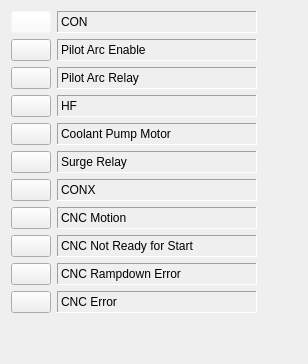
     <widget class="QWidget" name="pps_outputs_page_">
      <layout class="QHBoxLayout" name="horizontalLayout_4">
       <item>
        <layout class="QVBoxLayout" name="verticalLayout_7">
         <item>
          <layout class="QGridLayout" name="gridLayout_8">
           <item row="4" column="1">
            <widget class="QLabel" name="label_42">
             <property name="minimumSize">
              <size>
               <width>200</width>
               <height>20</height>
              </size>
             </property>
             <property name="frameShape">
              <enum>QFrame::Panel</enum>
             </property>
             <property name="frameShadow">
              <enum>QFrame::Sunken</enum>
             </property>
             <property name="text">
              <string>Coolant Pump Motor</string>
             </property>
            </widget>
           </item>
           <item row="5" column="1">
            <widget class="QLabel" name="label_43">
             <property name="minimumSize">
              <size>
               <width>200</width>
               <height>20</height>
              </size>
             </property>
             <property name="frameShape">
              <enum>QFrame::Panel</enum>
             </property>
             <property name="frameShadow">
              <enum>QFrame::Sunken</enum>
             </property>
             <property name="text">
              <string>Surge Relay</string>
             </property>
            </widget>
           </item>
           <item row="3" column="1">
            <widget class="QLabel" name="label_40">
             <property name="minimumSize">
              <size>
               <width>200</width>
               <height>20</height>
              </size>
             </property>
             <property name="frameShape">
              <enum>QFrame::Panel</enum>
             </property>
             <property name="frameShadow">
              <enum>QFrame::Sunken</enum>
             </property>
             <property name="text">
              <string>HF</string>
             </property>
            </widget>
           </item>
           <item row="0" column="1">
            <widget class="QLabel" name="label_41">
             <property name="minimumSize">
              <size>
               <width>200</width>
               <height>20</height>
              </size>
             </property>
             <property name="frameShape">
              <enum>QFrame::Panel</enum>
             </property>
             <property name="frameShadow">
              <enum>QFrame::Sunken</enum>
             </property>
             <property name="text">
              <string>CON</string>
             </property>
            </widget>
           </item>
           <item row="6" column="1">
            <widget class="QLabel" name="label_44">
             <property name="minimumSize">
              <size>
               <width>200</width>
               <height>20</height>
              </size>
             </property>
             <property name="frameShape">
              <enum>QFrame::Panel</enum>
             </property>
             <property name="frameShadow">
              <enum>QFrame::Sunken</enum>
             </property>
             <property name="text">
              <string>CONX</string>
             </property>
            </widget>
           </item>
           <item row="1" column="1">
            <widget class="QLabel" name="label_45">
             <property name="minimumSize">
              <size>
               <width>200</width>
               <height>20</height>
              </size>
             </property>
             <property name="frameShape">
              <enum>QFrame::Panel</enum>
             </property>
             <property name="frameShadow">
              <enum>QFrame::Sunken</enum>
             </property>
             <property name="text">
              <string>Pilot Arc Enable</string>
             </property>
            </widget>
           </item>
           <item row="2" column="1">
            <widget class="QLabel" name="label_46">
             <property name="minimumSize">
              <size>
               <width>200</width>
               <height>20</height>
              </size>
             </property>
             <property name="frameShape">
              <enum>QFrame::Panel</enum>
             </property>
             <property name="frameShadow">
              <enum>QFrame::Sunken</enum>
             </property>
             <property name="text">
              <string>Pilot Arc Relay</string>
             </property>
            </widget>
           </item>
           <item row="7" column="1">
            <widget class="QLabel" name="label_55">
             <property name="minimumSize">
              <size>
               <width>200</width>
               <height>20</height>
              </size>
             </property>
             <property name="frameShape">
              <enum>QFrame::Panel</enum>
             </property>
             <property name="frameShadow">
              <enum>QFrame::Sunken</enum>
             </property>
             <property name="text">
              <string>CNC Motion</string>
             </property>
            </widget>
           </item>
           <item row="8" column="1">
            <widget class="QLabel" name="label_56">
             <property name="minimumSize">
              <size>
               <width>200</width>
               <height>20</height>
              </size>
             </property>
             <property name="frameShape">
              <enum>QFrame::Panel</enum>
             </property>
             <property name="frameShadow">
              <enum>QFrame::Sunken</enum>
             </property>
             <property name="text">
              <string>CNC Not Ready for Start</string>
             </property>
            </widget>
           </item>
           <item row="10" column="1">
            <widget class="QLabel" name="label_58">
             <property name="minimumSize">
              <size>
               <width>200</width>
               <height>20</height>
              </size>
             </property>
             <property name="frameShape">
              <enum>QFrame::Panel</enum>
             </property>
             <property name="frameShadow">
              <enum>QFrame::Sunken</enum>
             </property>
             <property name="text">
              <string>CNC Error</string>
             </property>
            </widget>
           </item>
           <item row="0" column="0">
            <widget class="QPushButton" name="pps_output_switch_1_">
             <property name="styleSheet">
              <string notr="true">background-color: rgba(255, 255, 255, 0);</string>
             </property>
             <property name="text">
              <string/>
             </property>
             <property name="icon">
              <iconset resource="../../../../OCutter.qrc">
               <normaloff>:/cutter/widget/resource/closed.png</normaloff>:/cutter/widget/resource/closed.png</iconset>
             </property>
             <property name="checkable">
              <bool>true</bool>
             </property>
            </widget>
           </item>
           <item row="9" column="1">
            <widget class="QLabel" name="label_57">
             <property name="minimumSize">
              <size>
               <width>200</width>
               <height>20</height>
              </size>
             </property>
             <property name="frameShape">
              <enum>QFrame::Panel</enum>
             </property>
             <property name="frameShadow">
              <enum>QFrame::Sunken</enum>
             </property>
             <property name="text">
              <string>CNC Rampdown Error</string>
             </property>
            </widget>
           </item>
           <item row="1" column="0">
            <widget class="QPushButton" name="pps_output_switch_2_">
             <property name="text">
              <string/>
             </property>
             <property name="icon">
              <iconset resource="../../../../OCutter.qrc">
               <normaloff>:/cutter/widget/resource/closed.png</normaloff>:/cutter/widget/resource/closed.png</iconset>
             </property>
             <property name="checkable">
              <bool>true</bool>
             </property>
            </widget>
           </item>
           <item row="2" column="0">
            <widget class="QPushButton" name="pps_output_switch_3_">
             <property name="text">
              <string/>
             </property>
             <property name="icon">
              <iconset resource="../../../../OCutter.qrc">
               <normaloff>:/cutter/widget/resource/closed.png</normaloff>:/cutter/widget/resource/closed.png</iconset>
             </property>
             <property name="checkable">
              <bool>true</bool>
             </property>
            </widget>
           </item>
           <item row="3" column="0">
            <widget class="QPushButton" name="pps_output_switch_4_">
             <property name="text">
              <string/>
             </property>
             <property name="icon">
              <iconset resource="../../../../OCutter.qrc">
               <normaloff>:/cutter/widget/resource/closed.png</normaloff>:/cutter/widget/resource/closed.png</iconset>
             </property>
             <property name="checkable">
              <bool>true</bool>
             </property>
            </widget>
           </item>
           <item row="4" column="0">
            <widget class="QPushButton" name="pps_output_switch_5_">
             <property name="text">
              <string/>
             </property>
             <property name="icon">
              <iconset resource="../../../../OCutter.qrc">
               <normaloff>:/cutter/widget/resource/closed.png</normaloff>:/cutter/widget/resource/closed.png</iconset>
             </property>
             <property name="checkable">
              <bool>true</bool>
             </property>
            </widget>
           </item>
           <item row="5" column="0">
            <widget class="QPushButton" name="pps_output_switch_6_">
             <property name="text">
              <string/>
             </property>
             <property name="icon">
              <iconset resource="../../../../OCutter.qrc">
               <normaloff>:/cutter/widget/resource/closed.png</normaloff>:/cutter/widget/resource/closed.png</iconset>
             </property>
             <property name="checkable">
              <bool>true</bool>
             </property>
            </widget>
           </item>
           <item row="6" column="0">
            <widget class="QPushButton" name="pps_output_switch_7_">
             <property name="text">
              <string/>
             </property>
             <property name="icon">
              <iconset resource="../../../../OCutter.qrc">
               <normaloff>:/cutter/widget/resource/closed.png</normaloff>:/cutter/widget/resource/closed.png</iconset>
             </property>
             <property name="checkable">
              <bool>true</bool>
             </property>
            </widget>
           </item>
           <item row="7" column="0">
            <widget class="QPushButton" name="pps_output_switch_8_">
             <property name="text">
              <string/>
             </property>
             <property name="icon">
              <iconset resource="../../../../OCutter.qrc">
               <normaloff>:/cutter/widget/resource/closed.png</normaloff>:/cutter/widget/resource/closed.png</iconset>
             </property>
             <property name="checkable">
              <bool>true</bool>
             </property>
            </widget>
           </item>
           <item row="8" column="0">
            <widget class="QPushButton" name="pps_output_switch_9_">
             <property name="text">
              <string/>
             </property>
             <property name="icon">
              <iconset resource="../../../../OCutter.qrc">
               <normaloff>:/cutter/widget/resource/closed.png</normaloff>:/cutter/widget/resource/closed.png</iconset>
             </property>
             <property name="checkable">
              <bool>true</bool>
             </property>
            </widget>
           </item>
           <item row="9" column="0">
            <widget class="QPushButton" name="pps_output_switch_10_">
             <property name="text">
              <string/>
             </property>
             <property name="icon">
              <iconset resource="../../../../OCutter.qrc">
               <normaloff>:/cutter/widget/resource/closed.png</normaloff>:/cutter/widget/resource/closed.png</iconset>
             </property>
             <property name="checkable">
              <bool>true</bool>
             </property>
            </widget>
           </item>
           <item row="10" column="0">
            <widget class="QPushButton" name="pps_output_switch_11_">
             <property name="text">
              <string/>
             </property>
             <property name="icon">
              <iconset resource="../../../../OCutter.qrc">
               <normaloff>:/cutter/widget/resource/closed.png</normaloff>:/cutter/widget/resource/closed.png</iconset>
             </property>
             <property name="checkable">
              <bool>true</bool>
             </property>
            </widget>
           </item>
          </layout>
         </item>
         <item>
          <spacer name="verticalSpacer_4">
           <property name="orientation">
            <enum>Qt::Vertical</enum>
           </property>
           <property name="sizeHint" stdset="0">
            <size>
             <width>20</width>
             <height>40</height>
            </size>
           </property>
          </spacer>
         </item>
        </layout>
       </item>
       <item>
        <spacer name="horizontalSpacer_3">
         <property name="orientation">
          <enum>Qt::Horizontal</enum>
         </property>
         <property name="sizeHint" stdset="0">
          <size>
           <width>40</width>
           <height>20</height>
          </size>
         </property>
        </spacer>
       </item>
      </layout>
     </widget>
